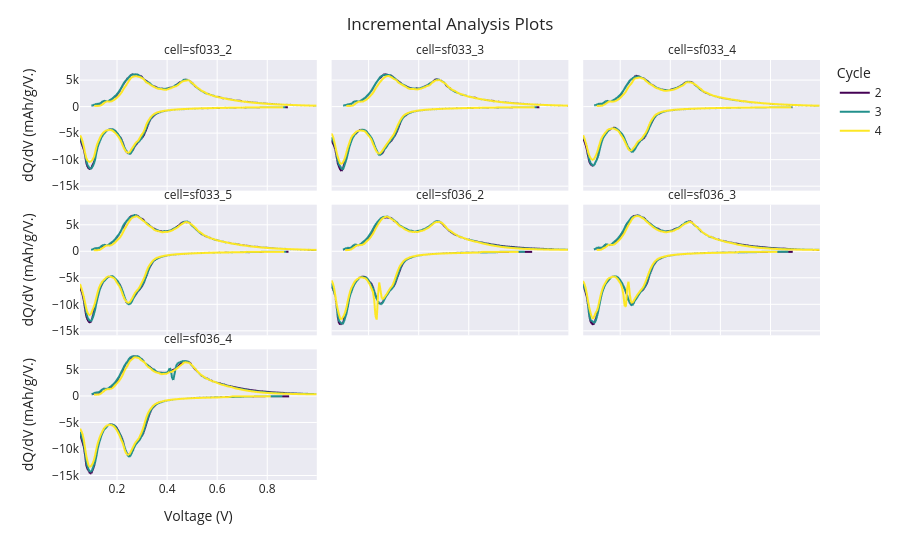

Here is the notebook cell this chart was saved with:
### Markdown cell above
### Incremental capacity analysis (ICA)
Similarly, the `BatchICACollector` creates a collection of ICA (dQ/dV) plots:

### Code cell
icas_collected = collectors.BatchICACollector(b, cycles=[2, 3, 4])
icas_collected.show()

### Figure 1 — Plotly figure (JSON) as saved in the notebook; plotly's stock layout.template omitted (floating-point values rounded to 4 significant figures; data arrays with more than 128 entries replaced by an {"elided": "..."} marker saying what was removed)
{"data": [{"hovertemplate": "cycle=2<br>cell=sf033_2<br>Voltage (V)=%{x}<br>dQ/dV (mAh/g/V.)=%{y}<extra></extra>", "legendgroup": "2", "line": {"color": "rgb(68, 1, 84)", "dash": "solid"}, "marker": {"symbol": "circle"}, "mode": "lines", "name": "2", "showlegend": true, "type": "scattergl", "x": {"elided": "347 float values"}, "xaxis": "x7", "y": {"elided": "347 float values"}, "yaxis": "y7"}, {"hovertemplate": "cycle=2<br>cell=sf033_3<br>Voltage (V)=%{x}<br>dQ/dV (mAh/g/V.)=%{y}<extra></extra>", "legendgroup": "2", "line": {"color": "rgb(68, 1, 84)", "dash": "solid"}, "marker": {"symbol": "circle"}, "mode": "lines", "name": "2", "showlegend": false, "type": "scattergl", "x": {"elided": "347 float values"}, "xaxis": "x8", "y": {"elided": "347 float values"}, "yaxis": "y8"}, {"hovertemplate": "cycle=2<br>cell=sf033_4<br>Voltage (V)=%{x}<br>dQ/dV (mAh/g/V.)=%{y}<extra></extra>", "legendgroup": "2", "line": {"color": "rgb(68, 1, 84)", "dash": "solid"}, "marker": {"symbol": "circle"}, "mode": "lines", "name": "2", "showlegend": false, "type": "scattergl", "x": {"elided": "349 float values"}, "xaxis": "x9", "y": {"elided": "349 float values"}, "yaxis": "y9"}, {"hovertemplate": "cycle=2<br>cell=sf033_5<br>Voltage (V)=%{x}<br>dQ/dV (mAh/g/V.)=%{y}<extra></extra>", "legendgroup": "2", "line": {"color": "rgb(68, 1, 84)", "dash": "solid"}, "marker": {"symbol": "circle"}, "mode": "lines", "name": "2", "showlegend": false, "type": "scattergl", "x": {"elided": "348 float values"}, "xaxis": "x4", "y": {"elided": "348 float values"}, "yaxis": "y4"}, {"hovertemplate": "cycle=2<br>cell=sf036_2<br>Voltage (V)=%{x}<br>dQ/dV (mAh/g/V.)=%{y}<extra></extra>", "legendgroup": "2", "line": {"color": "rgb(68, 1, 84)", "dash": "solid"}, "marker": {"symbol": "circle"}, "mode": "lines", "name": "2", "showlegend": false, "type": "scattergl", "x": {"elided": "341 float values"}, "xaxis": "x5", "y": {"elided": "341 float values"}, "yaxis": "y5"}, {"hovertemplate": "cycle=2<br>cell=sf036_3<br>Voltage (V)=%{x}<br>dQ/dV (mAh/g/V.)=%{y}<extra></extra>", "legendgroup": "2", "line": {"color": "rgb(68, 1, 84)", "dash": "solid"}, "marker": {"symbol": "circle"}, "mode": "lines", "name": "2", "showlegend": false, "type": "scattergl", "x": {"elided": "349 float values"}, "xaxis": "x6", "y": {"elided": "349 float values"}, "yaxis": "y6"}, {"hovertemplate": "cycle=2<br>cell=sf036_4<br>Voltage (V)=%{x}<br>dQ/dV (mAh/g/V.)=%{y}<extra></extra>", "legendgroup": "2", "line": {"color": "rgb(68, 1, 84)", "dash": "solid"}, "marker": {"symbol": "circle"}, "mode": "lines", "name": "2", "showlegend": false, "type": "scattergl", "x": {"elided": "348 float values"}, "xaxis": "x", "y": {"elided": "348 float values"}, "yaxis": "y"}, {"hovertemplate": "cycle=3<br>cell=sf033_2<br>Voltage (V)=%{x}<br>dQ/dV (mAh/g/V.)=%{y}<extra></extra>", "legendgroup": "3", "line": {"color": "rgb(34, 144, 140)", "dash": "solid"}, "marker": {"symbol": "circle"}, "mode": "lines", "name": "3", "showlegend": true, "type": "scattergl", "x": {"elided": "345 float values"}, "xaxis": "x7", "y": {"elided": "345 float values"}, "yaxis": "y7"}, {"hovertemplate": "cycle=3<br>cell=sf033_3<br>Voltage (V)=%{x}<br>dQ/dV (mAh/g/V.)=%{y}<extra></extra>", "legendgroup": "3", "line": {"color": "rgb(34, 144, 140)", "dash": "solid"}, "marker": {"symbol": "circle"}, "mode": "lines", "name": "3", "showlegend": false, "type": "scattergl", "x": {"elided": "345 float values"}, "xaxis": "x8", "y": {"elided": "345 float values"}, "yaxis": "y8"}, {"hovertemplate": "cycle=3<br>cell=sf033_4<br>Voltage (V)=%{x}<br>dQ/dV (mAh/g/V.)=%{y}<extra></extra>", "legendgroup": "3", "line": {"color": "rgb(34, 144, 140)", "dash": "solid"}, "marker": {"symbol": "circle"}, "mode": "lines", "name": "3", "showlegend": false, "type": "scattergl", "x": {"elided": "348 float values"}, "xaxis": "x9", "y": {"elided": "348 float values"}, "yaxis": "y9"}, {"hovertemplate": "cycle=3<br>cell=sf033_5<br>Voltage (V)=%{x}<br>dQ/dV (mAh/g/V.)=%{y}<extra></extra>", "legendgroup": "3", "line": {"color": "rgb(34, 144, 140)", "dash": "solid"}, "marker": {"symbol": "circle"}, "mode": "lines", "name": "3", "showlegend": false, "type": "scattergl", "x": {"elided": "346 float values"}, "xaxis": "x4", "y": {"elided": "346 float values"}, "yaxis": "y4"}, {"hovertemplate": "cycle=3<br>cell=sf036_2<br>Voltage (V)=%{x}<br>dQ/dV (mAh/g/V.)=%{y}<extra></extra>", "legendgroup": "3", "line": {"color": "rgb(34, 144, 140)", "dash": "solid"}, "marker": {"symbol": "circle"}, "mode": "lines", "name": "3", "showlegend": false, "type": "scattergl", "x": {"elided": "336 float values"}, "xaxis": "x5", "y": {"elided": "336 float values"}, "yaxis": "y5"}, {"hovertemplate": "cycle=3<br>cell=sf036_3<br>Voltage (V)=%{x}<br>dQ/dV (mAh/g/V.)=%{y}<extra></extra>", "legendgroup": "3", "line": {"color": "rgb(34, 144, 140)", "dash": "solid"}, "marker": {"symbol": "circle"}, "mode": "lines", "name": "3", "showlegend": false, "type": "scattergl", "x": {"elided": "345 float values"}, "xaxis": "x6", "y": {"elided": "345 float values"}, "yaxis": "y6"}, {"hovertemplate": "cycle=3<br>cell=sf036_4<br>Voltage (V)=%{x}<br>dQ/dV (mAh/g/V.)=%{y}<extra></extra>", "legendgroup": "3", "line": {"color": "rgb(34, 144, 140)", "dash": "solid"}, "marker": {"symbol": "circle"}, "mode": "lines", "name": "3", "showlegend": false, "type": "scattergl", "x": {"elided": "343 float values"}, "xaxis": "x", "y": {"elided": "343 float values"}, "yaxis": "y"}, {"hovertemplate": "cycle=4<br>cell=sf033_2<br>Voltage (V)=%{x}<br>dQ/dV (mAh/g/V.)=%{y}<extra></extra>", "legendgroup": "4", "line": {"color": "rgb(253, 231, 37)", "dash": "solid"}, "marker": {"symbol": "circle"}, "mode": "lines", "name": "4", "showlegend": true, "type": "scattergl", "x": {"elided": "341 float values"}, "xaxis": "x7", "y": {"elided": "341 float values"}, "yaxis": "y7"}, {"hovertemplate": "cycle=4<br>cell=sf033_3<br>Voltage (V)=%{x}<br>dQ/dV (mAh/g/V.)=%{y}<extra></extra>", "legendgroup": "4", "line": {"color": "rgb(253, 231, 37)", "dash": "solid"}, "marker": {"symbol": "circle"}, "mode": "lines", "name": "4", "showlegend": false, "type": "scattergl", "x": {"elided": "340 float values"}, "xaxis": "x8", "y": {"elided": "340 float values"}, "yaxis": "y8"}, {"hovertemplate": "cycle=4<br>cell=sf033_4<br>Voltage (V)=%{x}<br>dQ/dV (mAh/g/V.)=%{y}<extra></extra>", "legendgroup": "4", "line": {"color": "rgb(253, 231, 37)", "dash": "solid"}, "marker": {"symbol": "circle"}, "mode": "lines", "name": "4", "showlegend": false, "type": "scattergl", "x": {"elided": "346 float values"}, "xaxis": "x9", "y": {"elided": "346 float values"}, "yaxis": "y9"}, {"hovertemplate": "cycle=4<br>cell=sf033_5<br>Voltage (V)=%{x}<br>dQ/dV (mAh/g/V.)=%{y}<extra></extra>", "legendgroup": "4", "line": {"color": "rgb(253, 231, 37)", "dash": "solid"}, "marker": {"symbol": "circle"}, "mode": "lines", "name": "4", "showlegend": false, "type": "scattergl", "x": {"elided": "342 float values"}, "xaxis": "x4", "y": {"elided": "342 float values"}, "yaxis": "y4"}, {"hovertemplate": "cycle=4<br>cell=sf036_2<br>Voltage (V)=%{x}<br>dQ/dV (mAh/g/V.)=%{y}<extra></extra>", "legendgroup": "4", "line": {"color": "rgb(253, 231, 37)", "dash": "solid"}, "marker": {"symbol": "circle"}, "mode": "lines", "name": "4", "showlegend": false, "type": "scattergl", "x": {"elided": "329 float values"}, "xaxis": "x5", "y": {"elided": "329 float values"}, "yaxis": "y5"}, {"hovertemplate": "cycle=4<br>cell=sf036_3<br>Voltage (V)=%{x}<br>dQ/dV (mAh/g/V.)=%{y}<extra></extra>", "legendgroup": "4", "line": {"color": "rgb(253, 231, 37)", "dash": "solid"}, "marker": {"symbol": "circle"}, "mode": "lines", "name": "4", "showlegend": false, "type": "scattergl", "x": {"elided": "334 float values"}, "xaxis": "x6", "y": {"elided": "334 float values"}, "yaxis": "y6"}, {"hovertemplate": "cycle=4<br>cell=sf036_4<br>Voltage (V)=%{x}<br>dQ/dV (mAh/g/V.)=%{y}<extra></extra>", "legendgroup": "4", "line": {"color": "rgb(253, 231, 37)", "dash": "solid"}, "marker": {"symbol": "circle"}, "mode": "lines", "name": "4", "showlegend": false, "type": "scattergl", "x": {"elided": "332 float values"}, "xaxis": "x", "y": {"elided": "332 float values"}, "yaxis": "y"}], "layout": {"annotations": [{"font": {}, "showarrow": false, "text": "cell=sf036_4", "x": 0.16, "xanchor": "center", "xref": "paper", "y": 0.3111, "yanchor": "bottom", "yref": "paper"}, {"font": {}, "showarrow": false, "text": "cell=sf033_5", "x": 0.16, "xanchor": "center", "xref": "paper", "y": 0.6556, "yanchor": "bottom", "yref": "paper"}, {"font": {}, "showarrow": false, "text": "cell=sf036_2", "x": 0.5, "xanchor": "center", "xref": "paper", "y": 0.6556, "yanchor": "bottom", "yref": "paper"}, {"font": {}, "showarrow": false, "text": "cell=sf036_3", "x": 0.84, "xanchor": "center", "xref": "paper", "y": 0.6556, "yanchor": "bottom", "yref": "paper"}, {"font": {}, "showarrow": false, "text": "cell=sf033_2", "x": 0.16, "xanchor": "center", "xref": "paper", "y": 1, "yanchor": "bottom", "yref": "paper"}, {"font": {}, "showarrow": false, "text": "cell=sf033_3", "x": 0.5, "xanchor": "center", "xref": "paper", "y": 1, "yanchor": "bottom", "yref": "paper"}, {"font": {}, "showarrow": false, "text": "cell=sf033_4", "x": 0.84, "xanchor": "center", "xref": "paper", "y": 1, "yanchor": "bottom", "yref": "paper"}], "autosize": true, "legend": {"orientation": "v", "title": {"text": "Cycle"}, "tracegroupgap": 0}, "margin": {"t": 60}, "title": {"text": "Incremental Analysis Plots"}, "xaxis": {"anchor": "y", "autorange": true, "domain": [0, 0.32], "range": [0.05221, 0.9978], "title": {"text": "Voltage (V)"}, "type": "linear"}, "xaxis2": {"anchor": "y2", "domain": [0.34, 0.66], "matches": "x", "title": {"text": "Voltage (V)"}}, "xaxis3": {"anchor": "y3", "domain": [0.68, 1.0], "matches": "x", "title": {"text": "Voltage (V)"}}, "xaxis4": {"anchor": "y4", "autorange": true, "domain": [0, 0.32], "matches": "x", "range": [0.05221, 0.9978], "showticklabels": false, "type": "linear"}, "xaxis5": {"anchor": "y5", "autorange": true, "domain": [0.34, 0.66], "matches": "x", "range": [0.05221, 0.9978], "showticklabels": false, "type": "linear"}, "xaxis6": {"anchor": "y6", "autorange": true, "domain": [0.68, 1.0], "matches": "x", "range": [0.05221, 0.9978], "showticklabels": false, "type": "linear"}, "xaxis7": {"anchor": "y7", "autorange": true, "domain": [0, 0.32], "matches": "x", "range": [0.05221, 0.9978], "showticklabels": false, "type": "linear"}, "xaxis8": {"anchor": "y8", "autorange": true, "domain": [0.34, 0.66], "matches": "x", "range": [0.05221, 0.9978], "showticklabels": false, "type": "linear"}, "xaxis9": {"anchor": "y9", "autorange": true, "domain": [0.68, 1.0], "matches": "x", "range": [0.05221, 0.9978], "showticklabels": false, "type": "linear"}, "yaxis": {"anchor": "x", "autorange": true, "domain": [0, 0.3111], "range": [-15850.0, 8792.0], "title": {"text": "dQ/dV (mAh/g/V.)"}, "type": "linear"}, "yaxis2": {"anchor": "x2", "domain": [0, 0.3111], "matches": "y", "showticklabels": false}, "yaxis3": {"anchor": "x3", "domain": [0, 0.3111], "matches": "y", "showticklabels": false}, "yaxis4": {"anchor": "x4", "autorange": true, "domain": [0.3444, 0.6556], "matches": "y", "range": [-15850.0, 8792.0], "title": {"text": "dQ/dV (mAh/g/V.)"}, "type": "linear"}, "yaxis5": {"anchor": "x5", "autorange": true, "domain": [0.3444, 0.6556], "matches": "y", "range": [-15850.0, 8792.0], "showticklabels": false, "type": "linear"}, "yaxis6": {"anchor": "x6", "autorange": true, "domain": [0.3444, 0.6556], "matches": "y", "range": [-15850.0, 8792.0], "showticklabels": false, "type": "linear"}, "yaxis7": {"anchor": "x7", "autorange": true, "domain": [0.6889, 1], "matches": "y", "range": [-15850.0, 8792.0], "title": {"text": "dQ/dV (mAh/g/V.)"}, "type": "linear"}, "yaxis8": {"anchor": "x8", "autorange": true, "domain": [0.6889, 1], "matches": "y", "range": [-15850.0, 8792.0], "showticklabels": false, "type": "linear"}, "yaxis9": {"anchor": "x9", "autorange": true, "domain": [0.6889, 1], "matches": "y", "range": [-15850.0, 8792.0], "showticklabels": false, "type": "linear"}}}
